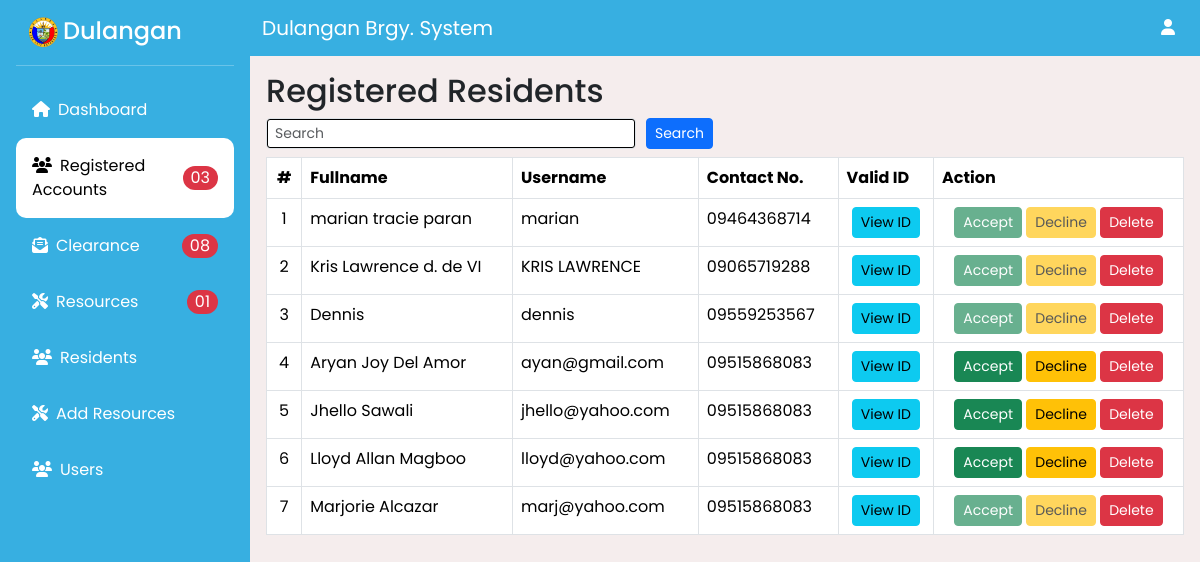
The app's page /admin/accounts.php (signed in) with its own data.
### tables this page shows
CREATE TABLE `accounts` (
  `account_id` int(11) NOT NULL,
  `fullname` varchar(255) NOT NULL,
  `username` varchar(255) NOT NULL,
  `contact_no` varchar(255) NOT NULL,
  `password` varchar(255) NOT NULL,
  `register_date` date NOT NULL DEFAULT current_timestamp(),
  `is_accepted` int(11) NOT NULL,
  `valid_id` varchar(255) NOT NULL,
  `profile` varchar(255) NOT NULL
);

### admin/include/notif.php (called while the page is built)
<?php
$csql = "SELECT * FROM clearance_req WHERE req_status = 0";
$cresult = mysqli_query($conn, $csql);
$crow = mysqli_num_rows($cresult);
$cnotif = str_pad($crow, 2, "0", STR_PAD_LEFT);
$rsql = "SELECT * FROM resource_req WHERE req_status = 0";
$rresult = mysqli_query($conn, $rsql);
$rrow = mysqli_num_rows($rresult);
$rnotif = str_pad($rrow, 2, "0", STR_PAD_LEFT);
$asql = "SELECT * FROM accounts WHERE is_accepted = 0";
$aresult = mysqli_query($conn, $asql);
$arow = mysqli_num_rows($aresult);
$anotif = str_pad($arow, 2, "0", STR_PAD_LEFT);
?>

### admin/accounts.php (the view, shortened to what this page needs)
<?php
include('../connection.php');
include('include/notif.php');
$active = "residents";
$limit = 10;
$search = '';
$total_sql = $search ?
    "SELECT COUNT(*) FROM accounts WHERE fullname LIKE '%$search%'" :
    "SELECT COUNT(*) FROM accounts";
$total_result = mysqli_query($conn, $total_sql);
$total_items = mysqli_fetch_row($total_result)[0];
$total_pages = ceil($total_items / $limit);
$current_page = isset($_GET['page']) ? (int)$_GET['page'] : 1;
$current_page = max(1, min($current_page, $total_pages));
$offset = ($current_page - 1) * $limit;
$sql = $search ?
    "SELECT * FROM accounts WHERE fullname LIKE '%$search%' ORDER BY account_id DESC LIMIT $limit OFFSET $offset" :
    "SELECT * FROM accounts ORDER BY account_id DESC LIMIT $limit OFFSET $offset";
$result = mysqli_query($conn, $sql);
?>
<!DOCTYPE html>
<html lang="en">
<head>
    <link rel="stylesheet" href="../source/style.css">
    <link href="https://cdn.jsdelivr.net/npm/bootstrap@5.3.3/dist/css/bootstrap.min.css" rel="stylesheet">
</head>
<body style="height: 100vh; background-color: #F5EDED">
    <div class="main-container d-flex">
        <?php include('include/sidebar.php'); ?>
        <div class="content min-vh-100 w-100 overflow-x-auto">
            <?php include('include/navbar.php'); ?>
            <div class="mainx p-3">
                <h2>Registered Residents</h2>
                <form action="" method="post">
    <div class="row mb-2">
        <div class="col-12 col-md-6 d-flex">
            <input type="search" class="form-control form-control-sm" name="search_name" value="<?= htmlspecialchars($search) ?>" placeholder="Search" style="flex: 1;">
            <button name="search" class="btn btn-primary btn-sm" style="margin-left: 10px;">Search</button>
</div>
                    </div>
                </form>
                <div class="table-responsive">
                    <table class="table table-bordered">
                        <thead>
                            <tr>
                                <th style="text-align: center;">#</th>
                                <th>Fullname</th>
                                <th>Username</th>
                                <th>Contact No.</th>
                                <th>Valid ID</th>
                                <th>Action</th>
                            </tr>
                        </thead>
                        <tbody>
                            <?php
                            if (!mysqli_num_rows($result)) {
                                echo '<tr class="text-center"><td colspan="6">No Records Yet</td></tr>';
                            } else {
                                $count = $offset + 1;
                                while ($row = mysqli_fetch_assoc($result)) {
                            ?>
                                    <tr>
                                        <td class="text-center"><?= $count ?></td>
                                        <td><?= htmlspecialchars($row['fullname']) ?></td>
                                        <td><?= htmlspecialchars($row['username']) ?></td>
                                        <td><?= str_pad($row['contact_no'], 11, "0", STR_PAD_LEFT) ?></td>
                                        <td class="text-center">
                                            <button type="button" class="btn btn-info btn-sm" data-bs-toggle="modal" data-bs-target="#viewIDModal" data-id="<?= htmlspecialchars($row['valid_id']) ?>">
                                                View ID
                                            </button>
                                        </td>
                                        <td class="text-center" style="width: 250px;">
                                            <a href="accept.php?id=<?= $row['account_id'] ?>" class="btn btn-success btn-sm <?= ($row['is_accepted'] == 1 || $row['is_accepted'] == 2) ? 'disabled' : '' ?>">Accept</a>
                                            <a href="decline.php?id=<?= $row['account_id'] ?>" class="btn btn-warning btn-sm <?= ($row['is_accepted'] == 1 || $row['is_accepted'] == 2) ? 'disabled' : '' ?>">Decline</a>
                                            <a href="functions/delete.php?id=<?= $row['account_id'] ?>" class="btn btn-danger btn-sm">Delete</a>
                                        </td>
                                    </tr>
                            <?php
                                    $count++;
                                }
                            }
                            ?>
                        </tbody>
                    </table>
                </div>
            </div>
        </div>
    </div>
</body>
</html>

### admin/include/sidebar.php
<div class="sidebar bg-darkblue p-3" id="side-nav">
    <div class="header-box d-flex justify-content-between align-items-center">
    <h1 class="fs-4 m-0"><img src="../image/logo.png" style="width: 30px; margin-left: 12px;" alt=""><span class="text-white" style= "margin-left: 5px;">Dulangan</span></h1>
    </div>
    <hr class="text-white">
    <ul class="list-unstyled">
        <li class=<?php if($active == "dashboard"){echo "active";} ?>>
            <a href="dashboard.php" class="text-decoration-none px-3 py-3 d-block">
                <span><i class="me-2 fa-solid fa-house"></i>Dashboard</span>
            </a>
        </li>
        <li class=<?php if($active == "residents"){echo "active";} ?>>
            <a href="accounts.php" class="text-decoration-none px-3 py-3 d-flex justify-content-between align-items-center">
                <span><i class="me-2 fa-solid fa-users"></i>Registered Accounts</span>
                <?php
                if($arow > 0){
                    ?>
                <span class="bg-danger text-white rounded-pill py-0 px-2 ms-2"><?=$anotif?></span>
                <?php
            }
            ?>
        </a>
        </li>
        <li class=<?php if($active == "clearance"){echo "active";} ?>>
            <a href="clearance.php" class="text-decoration-none px-3 py-3 d-flex justify-content-between align-items-center">
                <span><i class="me-2 fa-solid fa-envelope-open-text"></i>Clearance</span>
                <?php
                if($crow > 0){
                    ?>
                    <span class="bg-danger text-white rounded-pill py-0 px-2 ms-2"><?=$cnotif?></span>
                    <?php
                }
                ?>
            </a>
        </li>
        <li class=<?php if($active == "resources"){echo "active";} ?>>
            <a href="resources.php" class="text-decoration-none px-3 py-3 d-flex justify-content-between">
                <span><i class="me-2 fa-solid fa-screwdriver-wrench"></i>Resources</span>
                <?php
                if($rrow > 0){
                    ?>
                    <span class="bg-danger text-white rounded-pill py-0 px-2 ms-2"><?=$rnotif?></span>
                    <?php
                }
                ?>
            </a>
        </li>
        <li class=<?php if($active == "all"){echo "active";} ?>>
            <a href="residents.php" class="text-decoration-none px-3 py-3 d-flex justify-content-between">
                <span><i class="me-2 fa-solid fa-users"></i>Residents</span>
            </a>
        </li>
        <li class=<?php if($active == "addresource"){echo "active";} ?>>
            <a href="addresource.php" class="text-decoration-none px-3 py-3 d-flex justify-content-between">
                <span><i class="me-2 fa-solid fa-screwdriver-wrench"></i>Add Resources</span>
            </a>
        </li>
        <li class=<?php if($active == "users"){echo "active";} ?>>
            <a href="users.php" class="text-decoration-none px-3 py-3 d-flex justify-content-between">
                <span><i class="me-2 fa-solid fa-users"></i>Users</span>
            </a>
    </ul>
</div>

### admin/include/navbar.php (shortened to what this page needs)
<nav class="navbar bg-darkblue navbar-expand-lg">
    <div class="container-fluid">
        <a class="navbar-brand text-white" href="#">Dulangan Brgy. System</a>
        <div class="d-flex">
            <div class="dropstart">
                <button class="btn text-white" type="button" data-bs-toggle="dropdown" aria-expanded="false">
                    <i class="fa-solid fa-user"></i>
                </button>
            </div>
        </div>
    </div>
</nav>

### source/style.css (style rules this page uses)
*, *::after, *::before { box-sizing: border-box; }
html { font-family: "Poppins", Arial, sans-serif; }
body { font-family: "Poppins", Arial, sans-serif !important; }
.bg-darkblue { background-color: #37AFE1 !important; }
.form-control { outline: 1px solid black; }
.sidebar { min-width: 250px; max-width: 250px; }
.sidebar li.active { background-color: #fff; border-radius: 10px; }
.sidebar li.active a { color: black; }
.sidebar li a { color: #fff; }
td, th { white-space: nowrap; }

### records on screen
accounts: fullname "marian tracie paran", username "marian", contact_no "09464368714"
accounts: fullname "Kris Lawrence d. de VI", username "KRIS LAWRENCE", contact_no "09065719288"
accounts: fullname "Dennis", username "dennis", contact_no "09559253567"
accounts: fullname "Aryan Joy Del Amor", username "ayan@gmail.com", contact_no "09515868083"
accounts: fullname "Jhello Sawali", username "jhello@yahoo.com", contact_no "09515868083"
accounts: fullname "Lloyd Allan Magboo", username "lloyd@yahoo.com", contact_no "09515868083"
accounts: fullname "Marjorie Alcazar", username "marj@yahoo.com", contact_no "09515868083"

### other values on screen
$anotif "03"
$cnotif "08"
$rnotif "01"
